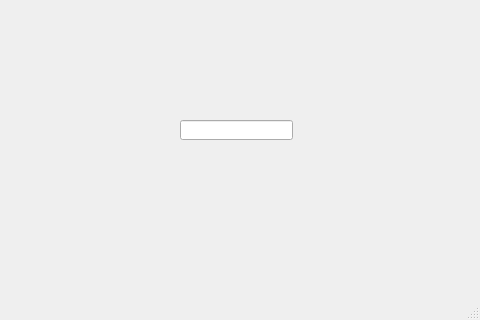
<?xml version="1.0" encoding="UTF-8"?>
<ui version="4.0">
 <class>MainWindow</class>
 <widget class="QMainWindow" name="MainWindow">
  <property name="geometry">
   <rect>
    <x>0</x>
    <y>0</y>
    <width>480</width>
    <height>320</height>
   </rect>
  </property>
  <property name="windowTitle">
   <string>MainWindow</string>
  </property>
  <widget class="QWidget" name="centralwidget">
   <widget class="QLineEdit" name="lineEdit">
    <property name="geometry">
     <rect>
      <x>180</x>
      <y>120</y>
      <width>113</width>
      <height>20</height>
     </rect>
    </property>
   </widget>
  </widget>
  <widget class="QMenuBar" name="menubar">
   <property name="geometry">
    <rect>
     <x>0</x>
     <y>0</y>
     <width>480</width>
     <height>22</height>
    </rect>
   </property>
  </widget>
  <widget class="QStatusBar" name="statusbar"/>
 </widget>
 <resources/>
 <connections/>
</ui>
